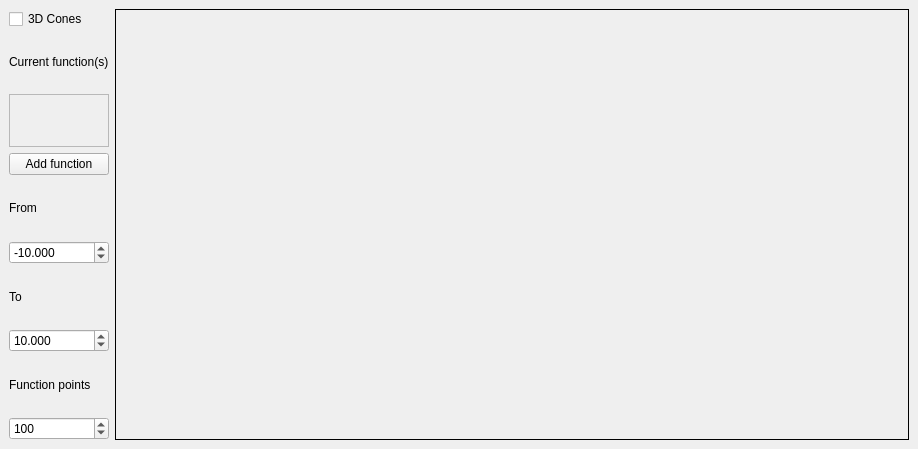
<?xml version="1.0" encoding="UTF-8"?>
<ui version="4.0">
 <class>MainWindow</class>
 <widget class="QMainWindow" name="MainWindow">
  <property name="geometry">
   <rect>
    <x>0</x>
    <y>0</y>
    <width>918</width>
    <height>449</height>
   </rect>
  </property>
  <property name="sizePolicy">
   <sizepolicy hsizetype="Expanding" vsizetype="Expanding">
    <horstretch>0</horstretch>
    <verstretch>0</verstretch>
   </sizepolicy>
  </property>
  <property name="windowTitle">
   <string>QweykePlotter</string>
  </property>
  <property name="windowIcon">
   <iconset theme="QIcon::ThemeIcon::ListAdd"/>
  </property>
  <widget class="QWidget" name="centralwidget">
   <property name="sizePolicy">
    <sizepolicy hsizetype="Expanding" vsizetype="Expanding">
     <horstretch>0</horstretch>
     <verstretch>0</verstretch>
    </sizepolicy>
   </property>
   <layout class="QHBoxLayout" name="horizontalLayout">
    <item>
     <layout class="QVBoxLayout" name="verticalLayout">
      <item>
       <widget class="QCheckBox" name="cones_checkBox">
        <property name="enabled">
         <bool>true</bool>
        </property>
        <property name="text">
         <string>3D Cones</string>
        </property>
        <property name="checked">
         <bool>false</bool>
        </property>
       </widget>
      </item>
      <item>
       <widget class="QLabel" name="func_lbl">
        <property name="text">
         <string>Current function(s)</string>
        </property>
       </widget>
      </item>
      <item>
       <widget class="QFrame" name="funcs_frame">
        <property name="sizePolicy">
         <sizepolicy hsizetype="Minimum" vsizetype="Minimum">
          <horstretch>0</horstretch>
          <verstretch>0</verstretch>
         </sizepolicy>
        </property>
        <property name="maximumSize">
         <size>
          <width>200</width>
          <height>200</height>
         </size>
        </property>
        <property name="frameShape">
         <enum>QFrame::Shape::StyledPanel</enum>
        </property>
        <property name="frameShadow">
         <enum>QFrame::Shadow::Raised</enum>
        </property>
       </widget>
      </item>
      <item>
       <widget class="QPushButton" name="add_btn">
        <property name="text">
         <string>Add function</string>
        </property>
       </widget>
      </item>
      <item>
       <widget class="QLabel" name="from_lbl">
        <property name="sizePolicy">
         <sizepolicy hsizetype="Minimum" vsizetype="Minimum">
          <horstretch>0</horstretch>
          <verstretch>0</verstretch>
         </sizepolicy>
        </property>
        <property name="text">
         <string>From</string>
        </property>
       </widget>
      </item>
      <item>
       <widget class="QDoubleSpinBox" name="from_doubleSpinBox">
        <property name="decimals">
         <number>3</number>
        </property>
        <property name="minimum">
         <double>-10000.000000000000000</double>
        </property>
        <property name="maximum">
         <double>1000.000000000000000</double>
        </property>
        <property name="singleStep">
         <double>0.001000000000000</double>
        </property>
        <property name="stepType">
         <enum>QAbstractSpinBox::StepType::AdaptiveDecimalStepType</enum>
        </property>
        <property name="value">
         <double>-10.000000000000000</double>
        </property>
       </widget>
      </item>
      <item>
       <widget class="QLabel" name="to_lbl">
        <property name="text">
         <string>To</string>
        </property>
       </widget>
      </item>
      <item>
       <widget class="QDoubleSpinBox" name="to_doubleSpinBox">
        <property name="decimals">
         <number>3</number>
        </property>
        <property name="minimum">
         <double>-1000.000000000000000</double>
        </property>
        <property name="maximum">
         <double>1000.000000000000000</double>
        </property>
        <property name="singleStep">
         <double>0.001000000000000</double>
        </property>
        <property name="stepType">
         <enum>QAbstractSpinBox::StepType::AdaptiveDecimalStepType</enum>
        </property>
        <property name="value">
         <double>10.000000000000000</double>
        </property>
       </widget>
      </item>
      <item>
       <widget class="QLabel" name="func_points_lbl">
        <property name="text">
         <string>Function points</string>
        </property>
       </widget>
      </item>
      <item>
       <widget class="QSpinBox" name="func_points_spinBox">
        <property name="minimum">
         <number>5</number>
        </property>
        <property name="maximum">
         <number>10000</number>
        </property>
        <property name="value">
         <number>100</number>
        </property>
       </widget>
      </item>
     </layout>
    </item>
    <item>
     <widget class="QFrame" name="plot_wdgt">
      <property name="sizePolicy">
       <sizepolicy hsizetype="Expanding" vsizetype="Expanding">
        <horstretch>0</horstretch>
        <verstretch>0</verstretch>
       </sizepolicy>
      </property>
      <property name="frameShape">
       <enum>QFrame::Shape::Box</enum>
      </property>
     </widget>
    </item>
   </layout>
  </widget>
 </widget>
 <resources/>
 <connections/>
</ui>
